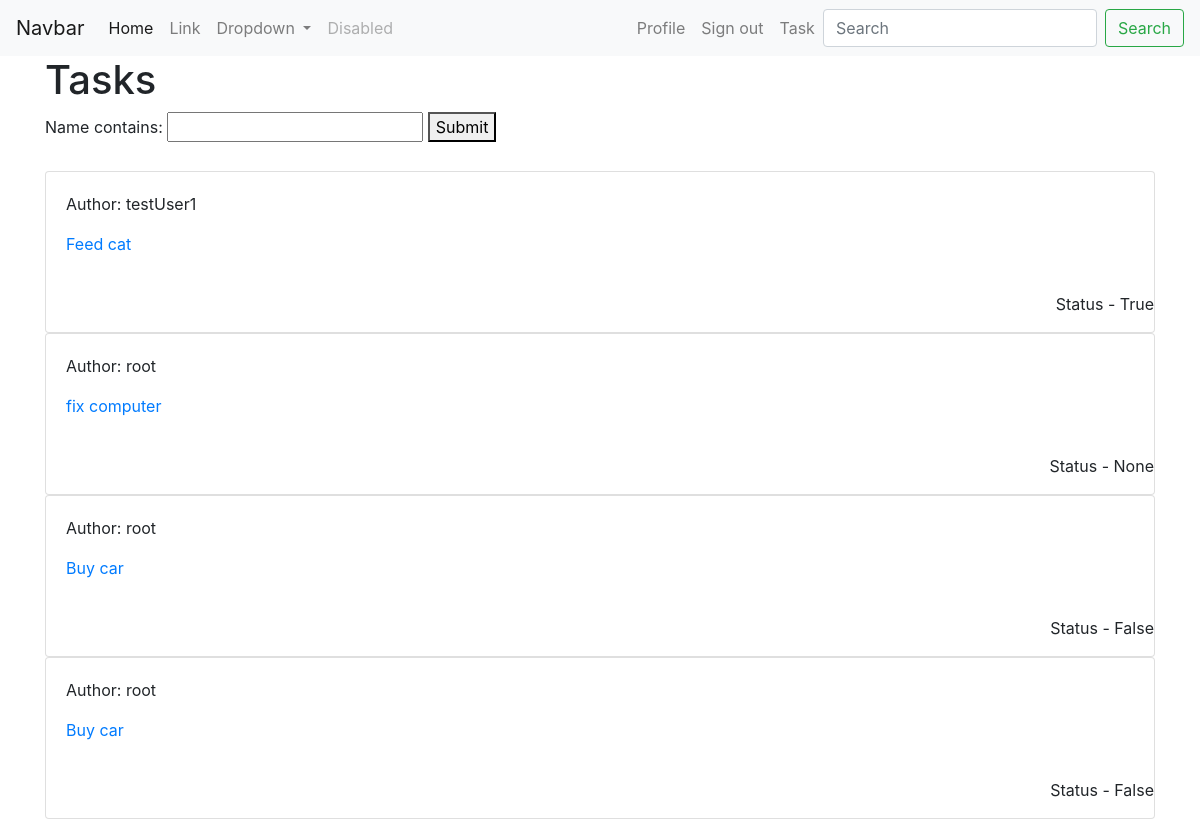
Page / (signed in) on the earlier database version.
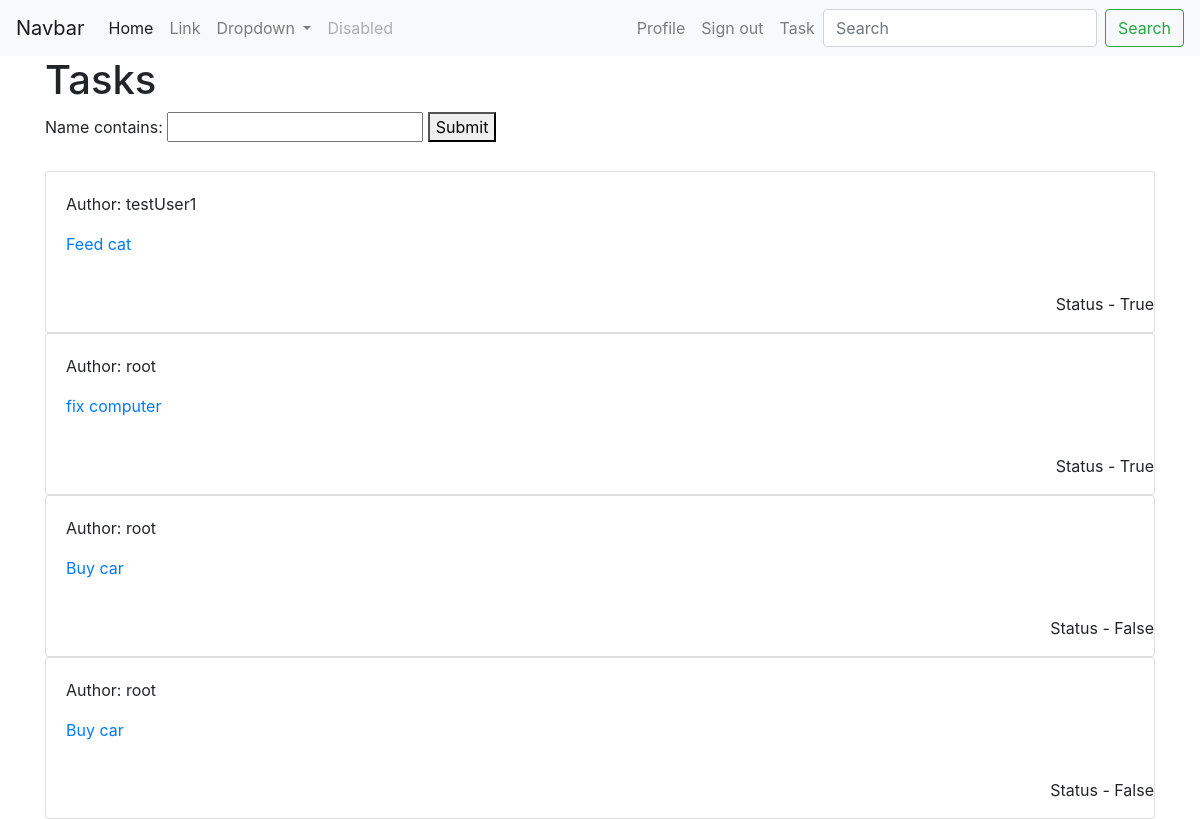
Same page on the later database version.
### todo/models.py (models this page shows, shortened)
class Task(models.Model):
    name = models.CharField(max_length=100)
    status = models.BooleanField(default=False)
    desc = models.TextField(default=None)
    author = models.ForeignKey(User, on_delete=models.CASCADE)

### todo/views.py (the view)
# urls.py: path('', views.TaskListView.as_view(template_name='todo/home.html'), name='todo-home'),
class TaskListView(LoginRequiredMixin, ListView):
    queryset = Task.objects.all()
    context_object_name = 'tasks'
    def get_queryset(self):
        queryset = super().get_queryset()
        self.filterset = TodoFilter(self.request.GET, queryset=queryset)
        return self.filterset.qs
    def get_context_data(self, **kwargs):
        context = super().get_context_data(**kwargs)
        context['form'] = self.filterset.form
        return context

### todo/templates/todo/home.html (shortened to what this page needs)
{% extends 'todo/base.html' %}
{% block content %}
    <h1>Tasks</h1>
    <form method="GET">
        {{ form }}
        <button type="submit">Submit</button>
    </form>
    <br>
    {% for task in tasks %}
    <div class="card">
        <div class="card-body">
          <p>Author: {{ task.author }}</p>
          <p><a href="{% url 'task-detail' task.id %}">{{ task.name }}</a></p>
        </div>
        <div class="ml-auto">
            <p>Status - {{ task.status }}</p>
        </div>
    </div>
    {% endfor %}
{% endblock content %}

Differences in the rows shown:
changed Task "fix computer": status "None" → "True"
